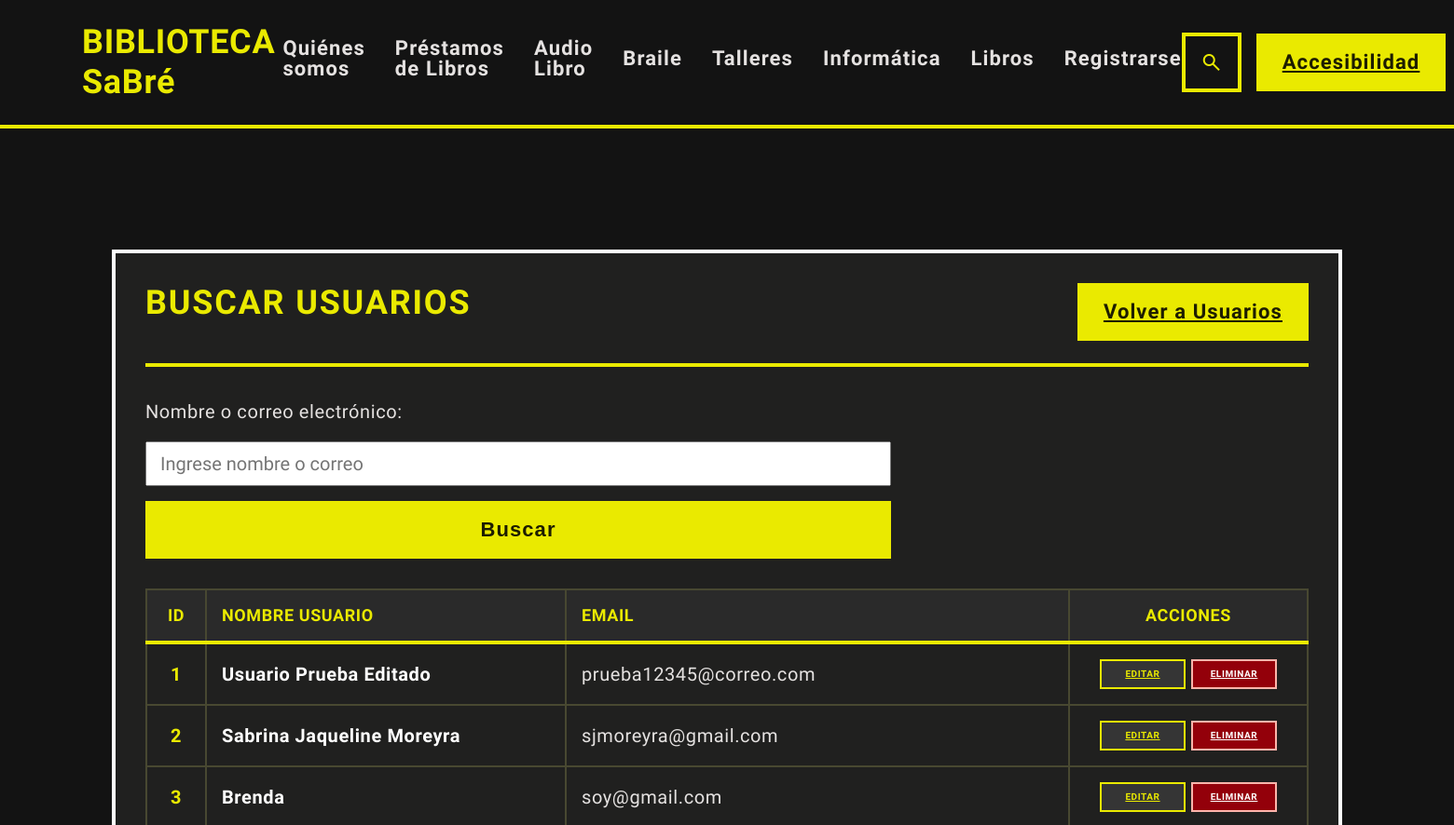
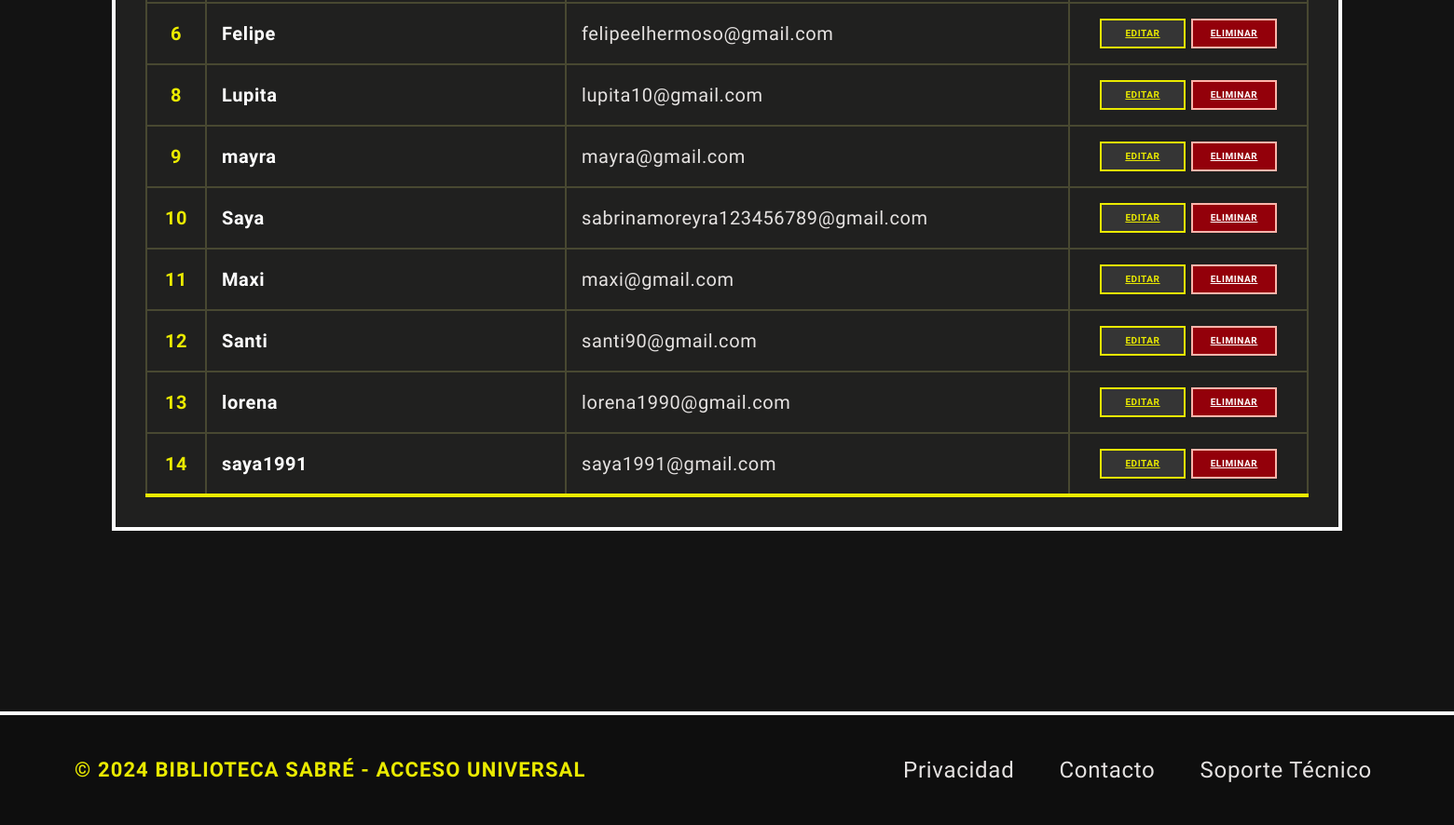
/buscar-usuarios/ (signed in), run on the app's committed database (2 pictures, top to bottom).
### Administrador/models.py (models this page shows, shortened)
class Usuarios(models.Model):
    nombre_usuario = models.CharField(max_length=30)
    email_usuario = models.EmailField()

### Administrador/views.py (the view)
# urls.py: path('buscar-usuarios/', views.buscar_usuarios, name='buscar_usuarios'),
@staff_member_required
def buscar_usuarios(request):
    termino = request.GET.get('buscar', '').strip()
    usuarios = Usuarios.objects.filter(
        nombre_usuario__icontains=termino
    ) | Usuarios.objects.filter(
        email_usuario__icontains=termino
    )
    return render(
        request,
        'Administrador/buscar_usuarios.html',
        {'usuario': usuarios, 'termino': termino}
    )

### templates/Administrador/buscar_usuarios.html (shortened to what this page needs)
{% extends "Administrador/index.html" %}
{% load static %}
{% block codigoDinamico %}
<main class="main-content">
    <section class="products-section">
        <div class="products-header">
            <h1 class="section-title uppercase tracking-wider">
                BUSCAR USUARIOS
            </h1>
            <a href="{% url 'usuarios' %}" class="btn-nuevo-libro">
                Volver a Usuarios
            </a>
        </div>
        <form method="GET" action="{% url 'buscar_usuarios' %}">
            <label for="buscar">Nombre o correo electrónico:</label>
            <input
                type="text"
                id="buscar"
                name="buscar"
                value="{{ termino }}"
                placeholder="Ingrese nombre o correo"
            >
            <button type="submit" class="btn-nuevo-libro">
                Buscar
            </button>
        </form>
        <div class="table-container">
            <table class="products-table">
                <thead>
                    <tr>
                        <th class="th-id">ID</th>
                        <th>Nombre Usuario</th>
                        <th>Email</th>
                        <th class="th-acciones">Acciones</th>
                    </tr>
                </thead>
                <tbody>
                    {% for u in usuario %}
                    <tr>
                        <td class="td-id">{{ u.id }}</td>
                        <td class="td-nombre">{{ u.nombre_usuario }}</td>
                        <td>{{ u.email_usuario }}</td>
                        <td class="td-acciones">
                            <div class="action-buttons-group">
                                <a href="{% url 'editar_usuario' u.id %}" class="btn-editar">
                                    Editar
                                </a>
                                <a href="{% url 'eliminar_usuario' u.id %}" class="btn-eliminar">
                                    Eliminar
                                </a>
                            </div>
                        </td>
                    </tr>
                    {% empty %}
                    <tr>
                        <td colspan="4">No se encontraron usuarios.</td>
                    </tr>
                    {% endfor %}
                </tbody>
            </table>
        </div>
    </section>
</main>
{% endblock codigoDinamico %}

### data on the page
Usuarios: id "1", nombre_usuario "Usuario Prueba Editado", email_usuario "prueba12345@correo.com"
Usuarios: id "2", nombre_usuario "Sabrina Jaqueline Moreyra", email_usuario "sjmoreyra@gmail.com"
Usuarios: id "3", nombre_usuario "Brenda", email_usuario "soy@gmail.com"
Usuarios: id "6", nombre_usuario "Felipe", email_usuario "felipeelhermoso@gmail.com"
Usuarios: id "8", nombre_usuario "Lupita", email_usuario "lupita10@gmail.com"
Usuarios: id "9", nombre_usuario "mayra", email_usuario "mayra@gmail.com"
Usuarios: id "10", nombre_usuario "Saya", email_usuario "sabrinamoreyra123456789@gmail.com"
Usuarios: id "11", nombre_usuario "Maxi", email_usuario "maxi@gmail.com"
Usuarios: id "12", nombre_usuario "Santi", email_usuario "santi90@gmail.com"
Usuarios: id "13", nombre_usuario "lorena", email_usuario "lorena1990@gmail.com"
Usuarios: id "14", nombre_usuario "saya1991", email_usuario "saya1991@gmail.com"
